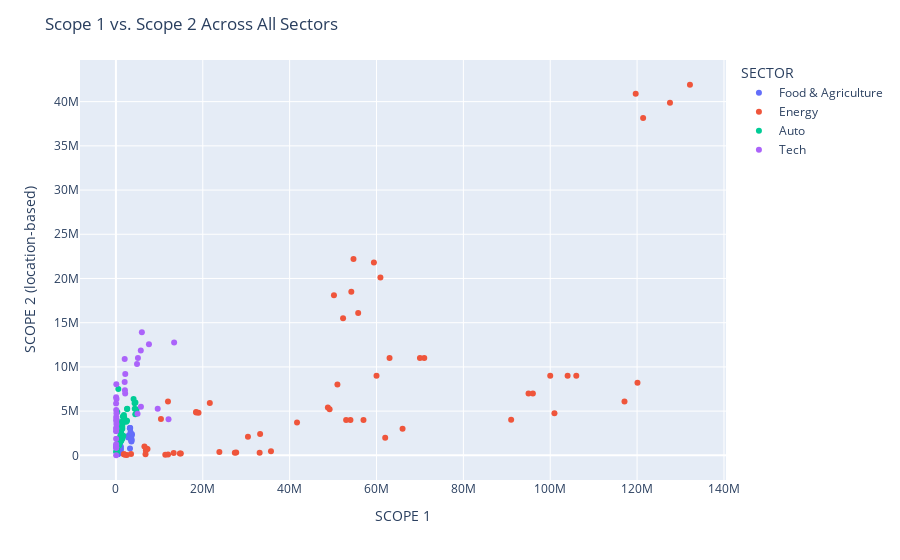

Write notebook code for a chart like this one.
### Markdown cell above
### Scope 1 vs. Scope 2 (location-based) Across All Sectors

This scatterplot reflects the significant difference in emissions emitted by the **energy** sector compared with any other sector. Aside from **energy**, **tech** seems to have relatively higher scope 2 values. Hover over a data point to retrieve information on the represented company and the actual scope values associated. To take a closer look at a certain interval, drag your mouse across the desired interval. To reset the plot, run the code cell again. Any plot generated through Plotly can also be downloaded as a png by clicking on the camera icon on upper right portion of the plot.

### Code cell
# scope 1 vs scope 2 (location-based)

fig = px.scatter(sectors, x='SCOPE 1', y='SCOPE 2 (location-based)', color='SECTOR', hover_data=['COMPANY NAME'])
fig.update_layout(title='Scope 1 vs. Scope 2 Across All Sectors')
fig.show()

### Figure 1 — Plotly figure (JSON) as saved in the notebook; plotly's stock layout.template omitted (floating-point values rounded to 4 significant figures)
{"data": [{"customdata": [["Anheuser-Busch InBev"], ["Anheuser-Busch InBev"], ["Anheuser-Busch InBev"], ["Anheuser-Busch InBev"], ["Anheuser-Busch InBev"], ["Danone"], ["Danone"], ["Danone"], ["Danone"], ["Danone"], ["Diageo"], ["Diageo"], ["Diageo"], ["Diageo"], ["Diageo"], ["Kellogg’s"], ["Kellogg’s"], ["Kellogg’s"], ["Kellogg’s"], ["Kellogg’s"], ["Molson Coors"], ["Molson Coors"], ["Molson Coors"], ["Molson Coors"], ["Molson Coors"], ["Nestlé"], ["Nestlé"], ["Nestlé"], ["Nestlé"], ["Nestlé"], ["PepsiCo"], ["PepsiCo"], ["PepsiCo"], ["PepsiCo"], ["PepsiCo"], ["Tesco"], ["Tesco"], ["Tesco"], ["Tesco"], ["Tesco"], ["Unilever"], ["Unilever"], ["Unilever"], ["Unilever"], ["Unilever"]], "hovertemplate": "SECTOR=Food & Agriculture<br>SCOPE 1=%{x}<br>SCOPE 2 (location-based)=%{y}<br>COMPANY NAME=%{customdata[0]}<extra></extra>", "legendgroup": "Food & Agriculture", "marker": {"color": "#636efa", "symbol": "circle"}, "mode": "markers", "name": "Food & Agriculture", "orientation": "v", "showlegend": true, "type": "scatter", "x": [3700760, 3600710, 3081905, 2953896, 2843883, 753461, 722103, 668354, 682674, 666000, 553270, 511593, 476782, 445000, 436000, 483061, 465885, 465042, 503905, 497203, 436457, 406377, 398026, 606319, 603321, 3289012, 3246367, 3215404, 3372000, 3240000, 3577266, 3552415, 3552706, 3596712, 3481530, 1117480, 1105183, 1053131, 1110098, 1039346, 752804, 659028, 606771, 565988, 503909], "xaxis": "x", "y": [2383505, 2215902, 2227758, 2243990, 2029211, 959554, 944877, 864710, 812948, 762805, 179307, 165095, 143905, 142530, 157784, 650835, 590739, 587999, 568692, 553526, 667174, 634136, 604422, 342069, 341701, 3082573, 3089029, 3052234, 2600000, 760000, 1629973, 1556523, 1719610, 1811114, 1834309, 995543, 859583, 718222, 642337, 575462, 1430659, 1321648, 1264328, 1244505, 1224997], "yaxis": "y"}, {"customdata": [["BP"], ["BP"], ["BP"], ["BP"], ["BP"], ["Chevron"], ["Chevron"], ["Chevron"], ["Chevron"], ["Chevron"], ["EDF"], ["EDF"], ["EDF"], ["EDF"], ["EDF"], ["Enel"], ["Enel"], ["Enel"], ["Enel"], ["Enel"], ["Equinor"], ["Equinor"], ["Equinor"], ["Equinor"], ["Equinor"], ["Exxon"], ["Exxon"], ["Exxon"], ["Exxon"], ["Exxon"], ["Orsted"], ["Orsted"], ["Orsted"], ["Orsted"], ["Orsted"], ["Oxy"], ["Oxy"], ["Oxy"], ["Oxy"], ["Oxy"], ["Gazprom"], ["Gazprom"], ["Gazprom"], ["Gazprom"], ["Gazprom"], ["PetroChina"], ["PetroChina"], ["PetroChina"], ["PetroChina"], ["PetroChina"], ["Rosneft"], ["Rosneft"], ["Rosneft"], ["Rosneft"], ["Rosneft"], ["Saudi Aramco"], ["Saudi Aramco"], ["Saudi Aramco"], ["Saudi Aramco"], ["Saudi Aramco"], ["Shell"], ["Shell"], ["Shell"], ["Shell"], ["Shell"]], "hovertemplate": "SECTOR=Energy<br>SCOPE 1=%{x}<br>SCOPE 2 (location-based)=%{y}<br>COMPANY NAME=%{customdata[0]}<extra></extra>", "legendgroup": "Energy", "marker": {"color": "#EF553B", "symbol": "circle"}, "mode": "markers", "name": "Energy", "orientation": "v", "showlegend": true, "type": "scatter", "x": [48800000, 49200000, 41700000, 33200000, 30400000, 66000000, 62000000, 54000000, 57000000, 53000000, 35699738, 33090244, 27690997, 27381075, 23817090, 6816597, 6963813, 6895903, 7276000, 6560000, 14946447, 14719266, 13294578, 12009607, 11365833, 104000000, 106000000, 100000000, 95000000, 96000000, 3483000, 1846000, 1851000, 2142000, 2510000, 10370000, 21618709, 19015138, 18495103, 18454662, 120089856, 117097372, 100970512, 11987000, 91000000, null, 132170000, 127570000, 121390000, 119680000, 54700000, 59400000, 60900000, 54200000, null, null, null, 50200000, 52300000, 55780000, 71000000, 70000000, 63000000, 60000000, 51000000], "xaxis": "x", "y": [5400000, 5200000, 3700000, 2400000, 2100000, 3000000, 2000000, 4000000, 4000000, 4000000, 470025, 289243, 320773, 288947, 388819, 115000, 770163, 548948, 721000, 1010000, 194063, 215474, 251513, 97048, 68581, 9000000, 9000000, 9000000, 7000000, 7000000, 151000, 123000, 111000, 53000, 45000, 4100000, 5905273, 4807697, 4844808, 4903258, 8198070, 6077827, 4762910, 6080000, 4020000, null, 41910000, 39870000, 38150000, 40880000, 22200000, 21800000, 20100000, 18500000, null, null, null, 18100000, 15500000, 16100000, 11000000, 11000000, 11000000, 9000000, 8000000], "yaxis": "y"}, {"customdata": [["BMW"], ["BMW"], ["BMW"], ["BMW"], ["BMW"], ["BMW"], ["BYD"], ["BYD"], ["BYD"], ["BYD"], ["BYD"], ["BYD"], ["Daimler/Mercedes"], ["Daimler/Mercedes"], ["Daimler/Mercedes"], ["Daimler/Mercedes"], ["Daimler/Mercedes"], ["Daimler/Mercedes"], ["Fiat-Chrysler"], ["Fiat-Chrysler"], ["Fiat-Chrysler"], ["Fiat-Chrysler"], ["Fiat-Chrysler"], ["Fiat-Chrysler"], ["Ford"], ["Ford"], ["Ford"], ["Ford"], ["Ford"], ["Ford"], ["Geely"], ["Geely"], ["Geely"], ["Geely"], ["Geely"], ["Geely"], ["General Motors"], ["General Motors"], ["General Motors"], ["General Motors"], ["General Motors"], ["General Motors"], ["Honda"], ["Honda"], ["Honda"], ["Honda"], ["Honda"], ["Honda"], ["Hyundai"], ["Hyundai"], ["Hyundai"], ["Hyundai"], ["Hyundai"], ["Toyota"], ["Toyota"], ["Toyota"], ["Toyota"], ["Toyota"], ["Toyota"], ["Tesla"], ["Tesla"], ["Tesla"], ["Tesla"], ["Tesla"], ["Tesla"], ["Volkswagen"], ["Volkswagen"], ["Volkswagen"], ["Volkswagen"], ["Volkswagen"], ["Volkswagen"]], "hovertemplate": "SECTOR=Auto<br>SCOPE 1=%{x}<br>SCOPE 2 (location-based)=%{y}<br>COMPANY NAME=%{customdata[0]}<extra></extra>", "legendgroup": "Auto", "marker": {"color": "#00cc96", "symbol": "circle"}, "mode": "markers", "name": "Auto", "orientation": "v", "showlegend": true, "type": "scatter", "x": [625072, 581703, 678403, 678967, 699713, 694057, null, null, null, 199406, 315610, 550932, 1192000, 1247000, 1239000, 1027000, 681000, 569000, 1101289, 1129268, 1058367, 877603, 1700000, 1500000, 1391127, 1442963, 1451947, 1124798, 1069907, 1197739, 126934, 138921, 141100, 166395, 263159, 249291, 1848804, 1763555, 1589700, 1214124, 1252906, 1466452, 1350000, 1380000, 1240000, 1120000, 1160244, 1090000, 852547, 874997, 807498, 716237, 723966, 2604655, 2554577, 1904119, 1642074, 2560000, 2370000, null, null, null, null, 185000, 202000, 4297748, 4068261, 4494068, 4335495, 4740873, 4461403], "xaxis": "x", "y": [1572432, 1539378, 1540667, 1333076, 1404348, 1187339, null, null, null, 3945773, 4903502, 7511038, 2041000, 1687000, 1706000, 1492000, 1123000, 1121000, 3309598, 2795995, 2296709, 1983910, 2200000, 1900000, 3482444, 3349808, 3195704, 2715328, 2616003, 2557313, 346173, 425622, 418180, 518514, 867943, 655705, 4572734, 4322761, 4381970, 3087816, 2881767, 2996074, 3790000, 3690000, 3440000, 3050000, 3245113, 3249764, 1882674, 1936902, 1897855, 1680079, 1660238, 5265425, 5238108, 4244743, 3684721, 3900000, 3810000, null, null, null, null, 403000, 408000, 5901889, 6370514, 5973894, 5257618, 5195961, 4650011], "yaxis": "y"}, {"customdata": [["Alphabet"], ["Alphabet"], ["Alphabet"], ["Alphabet"], ["Alphabet"], ["Amazon"], ["Amazon"], ["Amazon"], ["Amazon"], ["Amazon"], ["Apple"], ["Apple"], ["Apple"], ["Apple"], ["Apple"], ["Meta"], ["Meta"], ["Meta"], ["Meta"], ["Meta"], ["Microsoft"], ["Microsoft"], ["Microsoft"], ["Microsoft"], ["Microsoft"], ["Samsung"], ["Samsung"], ["Samsung"], ["Samsung"], ["Samsung"], ["TSMC"], ["TSMC"], ["TSMC"], ["TSMC"], ["TSMC"]], "hovertemplate": "SECTOR=Tech<br>SCOPE 1=%{x}<br>SCOPE 2 (location-based)=%{y}<br>COMPANY NAME=%{customdata[0]}<extra></extra>", "legendgroup": "Tech", "marker": {"color": "#ab63fa", "symbol": "circle"}, "mode": "markers", "name": "Tech", "orientation": "v", "showlegend": true, "type": "scatter", "x": [63521, 66686, 38694, 45073, 91200, 4980000, 5760000, 9620000, 12110000, 13401400, 57440, 52730, 47430, 55200, 55202, 42000, 44000, 29000, 55173, 66934, 90723, 113412, 118100, 123704, 139413, 4855000, 5067000, 5726300, 7604000, 5972000, 2125725, 2071743, 2010692, 2151937, 2018789], "xaxis": "x", "y": [4344686, 5116949, 5865095, 6576239, 8045400, 4710000, 5500000, 5270000, 4070000, 12768034, 8730, 862127, 890200, 890200, 1065405, 1241000, 1885000, 2718000, 3080194, 3921611, 3000523, 3556553, 4102445, 4745197, 6381250, 10318000, 10998000, 11852400, 12566000, 13920000, 7001655, 7350195, 8282509, 9196964, 10893689], "yaxis": "y"}], "layout": {"legend": {"title": {"text": "SECTOR"}, "tracegroupgap": 0}, "margin": {"t": 60}, "title": {"text": "Scope 1 vs. Scope 2 Across All Sectors"}, "xaxis": {"anchor": "y", "domain": [0, 1], "title": {"text": "SCOPE 1"}}, "yaxis": {"anchor": "x", "domain": [0, 1], "title": {"text": "SCOPE 2 (location-based)"}}}}
